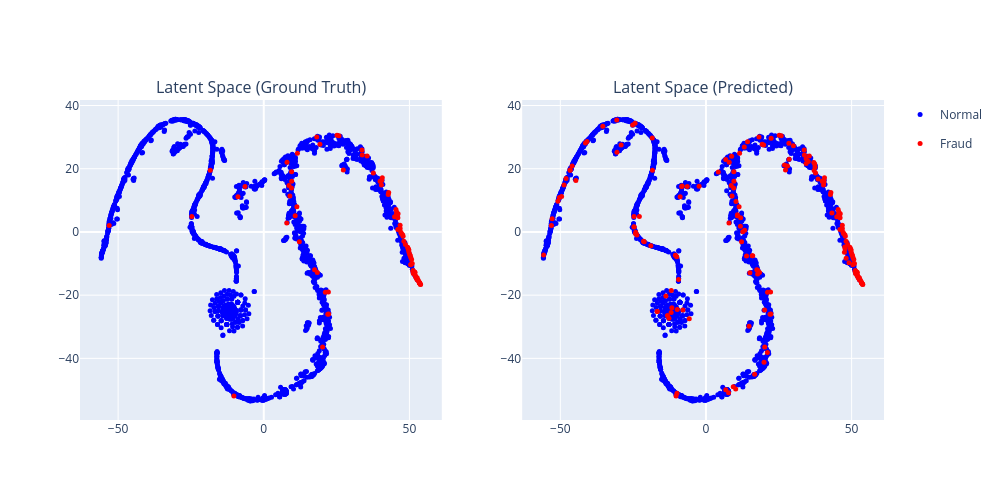
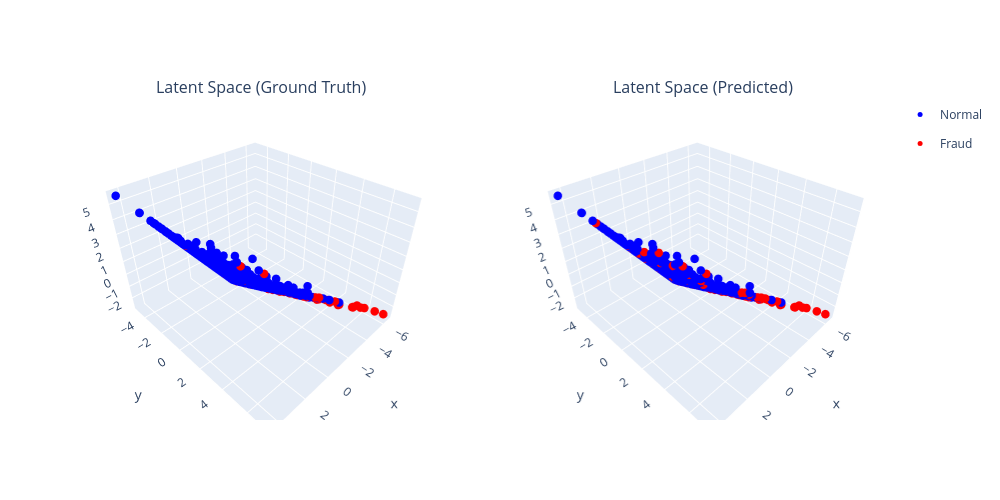

Notebook code for these charts, in order:
### Code cell
# Step 1: Train and evaluate
trained_model, train_losses, val_losses, df_lables, res_thresholds = run_training_pipeline(
    model=model_ae,
    X_scaled_train=X_scaled_train,
    X_scaled_val=X_scaled_val,
    X_scaled_test=X_scaled_test,
    test_df=test_df,
    y_test=y_test,
    true_fraud_list=true_fraud_list,
    seed= 42,
    epochs = 10,
    checkpoint_every= 10,
    early_stopping_patience = 10,
    run_dir= "model_checkpoint",
    loss_name= "mae",
    optimizer_name = "adam"
)

# Step 2: Manual threshold selection & latent space plots
recon_error, threshold, y_pred, embeddings = run_threshold_and_plot_pipeline(
    trained_model=trained_model,
    X_scaled_test=X_scaled_test,
    test_df=test_df,
    y_test=y_test,
    threshold_percentile=95,
    hover_col='sales_id'
)

### Figure 1 — Plotly figure (JSON) as saved in the notebook; plotly's stock layout.template omitted (floating-point values rounded to 4 significant figures; data arrays with more than 128 entries replaced by an {"elided": "..."} marker saying what was removed)
{"data": [{"hoverinfo": "text+name", "hovertext": {"elided": "1905 str values"}, "legendgroup": "Normal", "marker": {"color": "blue", "size": 5}, "mode": "markers", "name": "Normal", "showlegend": true, "type": "scatter", "x": {"elided": "1905 float values"}, "xaxis": "x", "y": {"elided": "1905 float values"}, "yaxis": "y"}, {"hoverinfo": "text+name", "hovertext": ["8479 (Class: Fraud)", "3067 (Class: Fraud)", "9337 (Class: Fraud)", "8144 (Class: Fraud)", "2736 (Class: Fraud)", "932 (Class: Fraud)", "1425 (Class: Fraud)", "1348 (Class: Fraud)", "9841 (Class: Fraud)", "6959 (Class: Fraud)", "9164 (Class: Fraud)", "3649 (Class: Fraud)", "2906 (Class: Fraud)", "675 (Class: Fraud)", "4203 (Class: Fraud)", "6227 (Class: Fraud)", "3803 (Class: Fraud)", "2636 (Class: Fraud)", "2109 (Class: Fraud)", "7543 (Class: Fraud)", "5365 (Class: Fraud)", "2733 (Class: Fraud)", "4743 (Class: Fraud)", "5443 (Class: Fraud)", "8909 (Class: Fraud)", "9762 (Class: Fraud)", "5944 (Class: Fraud)", "6839 (Class: Fraud)", "6559 (Class: Fraud)", "1638 (Class: Fraud)", "9978 (Class: Fraud)", "2963 (Class: Fraud)", "5975 (Class: Fraud)", "5334 (Class: Fraud)", "5898 (Class: Fraud)", "2836 (Class: Fraud)", "4462 (Class: Fraud)", "3443 (Class: Fraud)", "6378 (Class: Fraud)", "6292 (Class: Fraud)", "3714 (Class: Fraud)", "9972 (Class: Fraud)", "5402 (Class: Fraud)", "2200 (Class: Fraud)", "1954 (Class: Fraud)", "5711 (Class: Fraud)", "8086 (Class: Fraud)", "3059 (Class: Fraud)", "4699 (Class: Fraud)", "5459 (Class: Fraud)", "2503 (Class: Fraud)", "2803 (Class: Fraud)", "1171 (Class: Fraud)", "8427 (Class: Fraud)", "1996 (Class: Fraud)", "1800 (Class: Fraud)", "3055 (Class: Fraud)", "1466 (Class: Fraud)", "518 (Class: Fraud)", "4036 (Class: Fraud)", "3846 (Class: Fraud)", "810 (Class: Fraud)", "5344 (Class: Fraud)", "7633 (Class: Fraud)", "2122 (Class: Fraud)", "464 (Class: Fraud)", "2460 (Class: Fraud)", "8929 (Class: Fraud)", "261 (Class: Fraud)", "6326 (Class: Fraud)", "8132 (Class: Fraud)", "411 (Class: Fraud)", "3696 (Class: Fraud)", "475 (Class: Fraud)", "4840 (Class: Fraud)", "1011 (Class: Fraud)", "8516 (Class: Fraud)", "3402 (Class: Fraud)", "4966 (Class: Fraud)", "7295 (Class: Fraud)", "9768 (Class: Fraud)", "412 (Class: Fraud)", "6117 (Class: Fraud)", "2798 (Class: Fraud)", "9777 (Class: Fraud)", "1715 (Class: Fraud)", "6051 (Class: Fraud)", "7225 (Class: Fraud)", "5286 (Class: Fraud)", "8616 (Class: Fraud)", "8458 (Class: Fraud)", "9129 (Class: Fraud)", "8160 (Class: Fraud)", "3506 (Class: Fraud)", "1440 (Class: Fraud)"], "legendgroup": "Fraud", "marker": {"color": "red", "size": 5}, "mode": "markers", "name": "Fraud", "showlegend": true, "type": "scatter", "x": [53.84, 44.91, 7.986, 45.77, 22.19, 50.97, 51.34, 22.29, 53.44, 49.57, 53.75, 18.2, 11.37, 11.54, 47.84, 9.547, -10.26, 53.37, 45.38, 48.63, -53.06, 25.83, 33.79, 50.42, 51.74, 52.67, -6.44, 40.45, 52.99, 52.96, 53.41, 17.45, 40.37, 49.86, 9.593, 53.54, 35.48, 52.22, 25.15, 40.69, 47.68, 46.05, 27.32, 49.4, 21.14, 8.958, 51.28, 49.72, 47.24, 45.98, 12.22, 51.78, 10.78, 42.88, 45.62, 52.62, -24.71, 49.8, 7.898, 39.93, 50.3, 18.39, 52.56, 33.72, 51.77, 51.2, 52.71, 20.19, 51.46, 50.75, 46.11, 52.16, 9.505, 50.09, 19.28, 45.85, 52.46, 51.98, 53.39, 50.47, 21.99, 51.79, 53.61, -18.36, 42.73, 37.62, 46.82, 50.61, 47.06, 51.92, 48.11, -8.861, 46.8, 45.59, 8.641], "xaxis": "x", "y": [-16.65, 4.842, 22.04, 4.705, -19.03, -9.995, -13.11, -25.95, -16.08, -5.253, -16.53, 30.02, 7.996, 24.87, -1.34, 19.05, -51.93, -15.98, 7.127, -3.952, 2.072, 30.46, 24.34, -10.37, -12.97, -14.53, 14.41, 16.27, -15.29, -15.32, -16.01, -12.0, 14.87, -6.402, 16.06, -16.23, 24.05, -14.3, 30.57, 17.18, -0.8798, 4.481, 19.62, -4.807, -19.05, 11.37, -12.16, -5.631, -0.5092, 0.7922, -3.124, -12.79, 5.137, 12.47, 6.33, -14.95, 4.854, -5.682, 2.823, 16.06, -7.478, -12.82, -14.88, 25.96, -12.88, -12.41, -15.01, -36.42, -12.49, -8.756, 5.743, -14.01, 13.92, -7.125, 27.74, 4.866, -14.57, -13.74, -15.99, -8.085, -26.04, -13.08, -16.32, 19.54, 11.83, 18.61, 1.113, -10.19, -0.07571, -12.75, -2.912, 11.15, 2.105, 5.644, 14.68], "yaxis": "y"}, {"hoverinfo": "text+name", "hovertext": {"elided": "1809 str values"}, "legendgroup": "Normal", "marker": {"color": "blue", "size": 5}, "mode": "markers", "name": "Normal", "showlegend": false, "type": "scatter", "x": {"elided": "1809 float values"}, "xaxis": "x2", "y": {"elided": "1809 float values"}, "yaxis": "y2"}, {"hoverinfo": "text+name", "hovertext": {"elided": "191 str values"}, "legendgroup": "Fraud", "marker": {"color": "red", "size": 5}, "mode": "markers", "name": "Fraud", "showlegend": false, "type": "scatter", "x": {"elided": "191 float values"}, "xaxis": "x2", "y": {"elided": "191 float values"}, "yaxis": "y2"}], "layout": {"annotations": [{"font": {"size": 16}, "showarrow": false, "text": "Latent Space (Ground Truth)", "x": 0.225, "xanchor": "center", "xref": "paper", "y": 1, "yanchor": "bottom", "yref": "paper"}, {"font": {"size": 16}, "showarrow": false, "text": "Latent Space (Predicted)", "x": 0.775, "xanchor": "center", "xref": "paper", "y": 1, "yanchor": "bottom", "yref": "paper"}], "height": 500, "width": 1000, "xaxis": {"anchor": "y", "domain": [0, 0.45]}, "xaxis2": {"anchor": "y2", "domain": [0.55, 1]}, "yaxis": {"anchor": "x", "domain": [0, 1]}, "yaxis2": {"anchor": "x2", "domain": [0, 1]}}}

### Figure 2 — Plotly figure (JSON) as saved in the notebook; plotly's stock layout.template omitted (floating-point values rounded to 4 significant figures; data arrays with more than 128 entries replaced by an {"elided": "..."} marker saying what was removed)
{"data": [{"hoverinfo": "text+name", "hovertext": {"elided": "1905 str values"}, "legendgroup": "Normal", "marker": {"color": "blue", "size": 5}, "mode": "markers", "name": "Normal", "scene": "scene", "showlegend": true, "type": "scatter3d", "x": {"elided": "1905 float values"}, "y": {"elided": "1905 float values"}, "z": {"elided": "1905 float values"}}, {"hoverinfo": "text+name", "hovertext": ["8479 (Class: Fraud)", "3067 (Class: Fraud)", "9337 (Class: Fraud)", "8144 (Class: Fraud)", "2736 (Class: Fraud)", "932 (Class: Fraud)", "1425 (Class: Fraud)", "1348 (Class: Fraud)", "9841 (Class: Fraud)", "6959 (Class: Fraud)", "9164 (Class: Fraud)", "3649 (Class: Fraud)", "2906 (Class: Fraud)", "675 (Class: Fraud)", "4203 (Class: Fraud)", "6227 (Class: Fraud)", "3803 (Class: Fraud)", "2636 (Class: Fraud)", "2109 (Class: Fraud)", "7543 (Class: Fraud)", "5365 (Class: Fraud)", "2733 (Class: Fraud)", "4743 (Class: Fraud)", "5443 (Class: Fraud)", "8909 (Class: Fraud)", "9762 (Class: Fraud)", "5944 (Class: Fraud)", "6839 (Class: Fraud)", "6559 (Class: Fraud)", "1638 (Class: Fraud)", "9978 (Class: Fraud)", "2963 (Class: Fraud)", "5975 (Class: Fraud)", "5334 (Class: Fraud)", "5898 (Class: Fraud)", "2836 (Class: Fraud)", "4462 (Class: Fraud)", "3443 (Class: Fraud)", "6378 (Class: Fraud)", "6292 (Class: Fraud)", "3714 (Class: Fraud)", "9972 (Class: Fraud)", "5402 (Class: Fraud)", "2200 (Class: Fraud)", "1954 (Class: Fraud)", "5711 (Class: Fraud)", "8086 (Class: Fraud)", "3059 (Class: Fraud)", "4699 (Class: Fraud)", "5459 (Class: Fraud)", "2503 (Class: Fraud)", "2803 (Class: Fraud)", "1171 (Class: Fraud)", "8427 (Class: Fraud)", "1996 (Class: Fraud)", "1800 (Class: Fraud)", "3055 (Class: Fraud)", "1466 (Class: Fraud)", "518 (Class: Fraud)", "4036 (Class: Fraud)", "3846 (Class: Fraud)", "810 (Class: Fraud)", "5344 (Class: Fraud)", "7633 (Class: Fraud)", "2122 (Class: Fraud)", "464 (Class: Fraud)", "2460 (Class: Fraud)", "8929 (Class: Fraud)", "261 (Class: Fraud)", "6326 (Class: Fraud)", "8132 (Class: Fraud)", "411 (Class: Fraud)", "3696 (Class: Fraud)", "475 (Class: Fraud)", "4840 (Class: Fraud)", "1011 (Class: Fraud)", "8516 (Class: Fraud)", "3402 (Class: Fraud)", "4966 (Class: Fraud)", "7295 (Class: Fraud)", "9768 (Class: Fraud)", "412 (Class: Fraud)", "6117 (Class: Fraud)", "2798 (Class: Fraud)", "9777 (Class: Fraud)", "1715 (Class: Fraud)", "6051 (Class: Fraud)", "7225 (Class: Fraud)", "5286 (Class: Fraud)", "8616 (Class: Fraud)", "8458 (Class: Fraud)", "9129 (Class: Fraud)", "8160 (Class: Fraud)", "3506 (Class: Fraud)", "1440 (Class: Fraud)"], "legendgroup": "Fraud", "marker": {"color": "red", "size": 5}, "mode": "markers", "name": "Fraud", "scene": "scene", "showlegend": true, "type": "scatter3d", "x": [-6.565, -1.868, -0.544, -1.924, -0.01875, -3.099, -3.467, 0.04019, -5.11, -2.627, -6.067, -0.7857, -0.3495, -0.6284, -2.325, -0.5156, 0.1695, -5.128, -1.799, -2.476, 2.034, -0.9415, -1.106, -3.072, -3.544, -4.141, 0.1052, -1.429, -4.572, -4.554, -5.178, -0.05816, -1.462, -2.729, -0.4827, -5.374, -1.165, -3.899, -0.9161, -1.401, -2.28, -1.964, -0.9419, -2.573, -0.01155, -0.388, -3.336, -2.665, -2.225, -2.067, -0.1628, -3.53, -0.289, -1.614, -1.84, -4.237, 0.3745, -2.677, -0.2632, -1.411, -2.846, -0.05049, -4.191, -1.103, -3.535, -3.344, -4.301, 0.09861, -3.408, -2.974, -1.913, -3.829, -0.4372, -2.805, -0.767, -1.927, -4.068, -3.724, -5.123, -2.894, 0.0408, -3.574, -5.523, 0.5637, -1.618, -1.295, -2.106, -3.068, -2.184, -3.553, -2.398, 0.2302, -2.067, -1.862, -0.4405], "y": [7.211, 2.186, 0.737, 2.184, 0.06626, 3.384, 4.08, 0.05346, 5.97, 2.883, 6.802, 0.9195, 0.4099, 0.7089, 2.581, 0.6695, -0.02962, 5.644, 1.969, 2.811, -2.171, 1.071, 1.341, 3.512, 3.969, 4.505, 0.5904, 1.62, 4.899, 4.982, 5.662, 0.1654, 1.724, 3.026, 0.6094, 6.101, 1.328, 4.543, 1.04, 1.502, 2.53, 2.193, 1.574, 2.834, 0.1045, 0.5461, 3.79, 2.924, 2.535, 2.498, 0.3143, 3.907, 0.4233, 1.715, 2.032, 4.892, -0.251, 2.921, 0.4804, 1.65, 3.13, 0.1467, 4.853, 1.272, 3.94, 3.891, 4.897, 0.01453, 3.867, 3.247, 2.058, 4.387, 0.5738, 3.1, 0.9882, 2.165, 4.619, 4.298, 5.696, 3.203, 0.05652, 3.998, 6.296, -0.4697, 1.806, 1.564, 2.387, 3.463, 2.505, 3.868, 2.733, -0.01301, 2.297, 2.097, 0.5994], "z": [-2.707, -0.8352, -0.3459, -0.9333, -0.2489, -1.44, -1.28, -0.181, -1.802, -1.246, -2.393, -0.5121, -0.38, -0.4992, -1.126, -0.3761, -0.08404, -2.169, -0.9452, -1.101, 2.381, -0.5988, -0.5737, -1.261, -1.527, -1.84, 1.28, -0.7644, -2.095, -1.994, -2.207, -0.2164, -0.7116, -1.262, -0.3672, -2.065, -0.6648, -1.456, -0.5852, -0.8498, -1.093, -0.9722, 0.6667, -1.228, -0.2068, -0.3178, -1.381, -1.268, -0.9933, -0.8018, -0.2184, -1.544, -0.2813, -0.9227, -0.9424, -1.614, 0.1497, -1.283, -0.07603, -0.707, -1.321, -0.2157, -1.581, -0.6297, -1.54, -1.3, -1.687, -0.1386, -1.426, -1.39, -1.039, -1.513, -0.3661, -1.285, -0.3625, -0.9456, -1.627, -1.43, -2.109, -1.342, -0.1759, -1.532, -2.075, 0.4042, -0.8402, -0.5981, -0.9779, -1.314, -0.9719, -1.623, -1.051, 0.5404, -1.014, -0.9207, -0.3361]}, {"hoverinfo": "text+name", "hovertext": {"elided": "1809 str values"}, "legendgroup": "Normal", "marker": {"color": "blue", "size": 5}, "mode": "markers", "name": "Normal", "scene": "scene2", "showlegend": false, "type": "scatter3d", "x": {"elided": "1809 float values"}, "y": {"elided": "1809 float values"}, "z": {"elided": "1809 float values"}}, {"hoverinfo": "text+name", "hovertext": {"elided": "191 str values"}, "legendgroup": "Fraud", "marker": {"color": "red", "size": 5}, "mode": "markers", "name": "Fraud", "scene": "scene2", "showlegend": false, "type": "scatter3d", "x": {"elided": "191 float values"}, "y": {"elided": "191 float values"}, "z": {"elided": "191 float values"}}], "layout": {"annotations": [{"font": {"size": 16}, "showarrow": false, "text": "Latent Space (Ground Truth)", "x": 0.225, "xanchor": "center", "xref": "paper", "y": 1, "yanchor": "bottom", "yref": "paper"}, {"font": {"size": 16}, "showarrow": false, "text": "Latent Space (Predicted)", "x": 0.775, "xanchor": "center", "xref": "paper", "y": 1, "yanchor": "bottom", "yref": "paper"}], "height": 500, "scene": {"domain": {"x": [0, 0.45], "y": [0, 1]}}, "scene2": {"domain": {"x": [0.55, 1], "y": [0, 1]}}, "width": 1000}}
